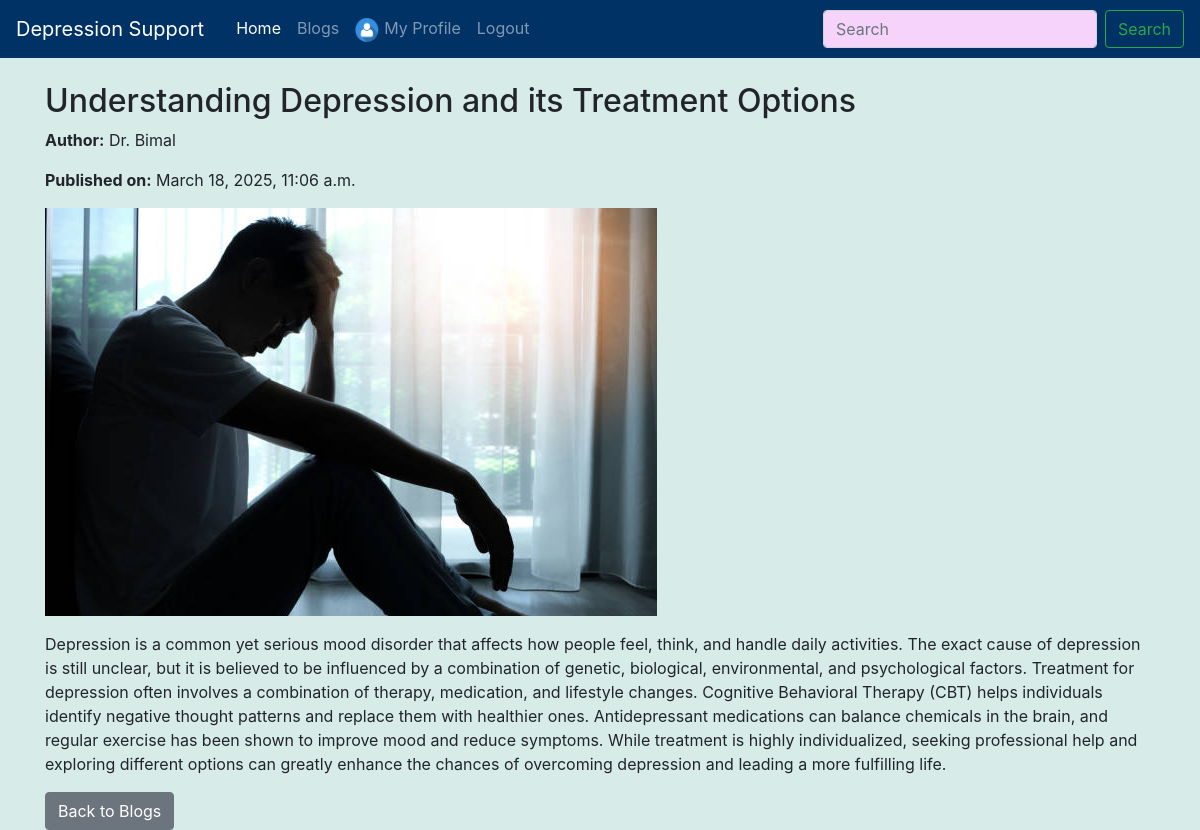
Screenshot of /blogs/5/ (signed in) with the database file from the repository.
### home/models.py (models this page shows, shortened)
class Blog(models.Model):
    title = models.CharField(max_length=255)
    content = models.TextField()
    image = models.ImageField(upload_to='blog_images/', blank=True, null=True)
    author = models.ForeignKey(User, on_delete=models.CASCADE)
    created_at = models.DateTimeField(default=now)
    updated_at = models.DateTimeField(auto_now=True)

### home/views.py (the view)
# urls.py: path('blogs/<int:blog_id>/', blog_detail, name='blog-detail'),
def blog_detail(request, blog_id):
    blog = get_object_or_404(Blog, id=blog_id)
    return render(request, 'home/blog_detail.html', {'blog': blog})

### templates/home/blog_detail.html
{% extends "home/base.html" %}
{% block body %}
<div class="container mt-4">
    <h2>{{ blog.title }}</h2>
    <p><strong>Author:</strong> Dr. {{ blog.author }}</p>
    <p><strong>Published on:</strong> {{ blog.created_at }}</p>
    {% if blog.image %}
    <img src="{{ blog.image.url }}" class="img-fluid" alt="{{ blog.title }}">
    {% endif %}
    <p class="mt-3">{{ blog.content }}</p>
    <a href="{% url 'blog-list' %}" class="btn btn-secondary">Back to Blogs</a>
</div>
{% endblock %}

### static/css/styles.css (style rules this page uses)
body { background-color: #d7ebe8; }

### rows the page displays
Blog: title "Understanding Depression and its Treatment Options", author "Bimal", created_at "March 18, 2025, 11:06 a.m.", image (picture), content "Depression is a common yet serious mood disorder that affects how people feel, think, and handle daily activities. The exact cause of depression is still unclear, but it is believed to be influenced by a combination of genetic, biological, environmental, and psychological factors. Treatment for depression often involves a combination of therapy, medication, and lifestyle changes. Cognitive Behavioral Therapy (CBT) helps individuals identify negative thought patterns and replace them with healthier ones. Antidepressant medications can balance chemicals in the brain, and regular exercise has been shown to improve mood and reduce symptoms. While treatment is highly individualized, seeking…"
